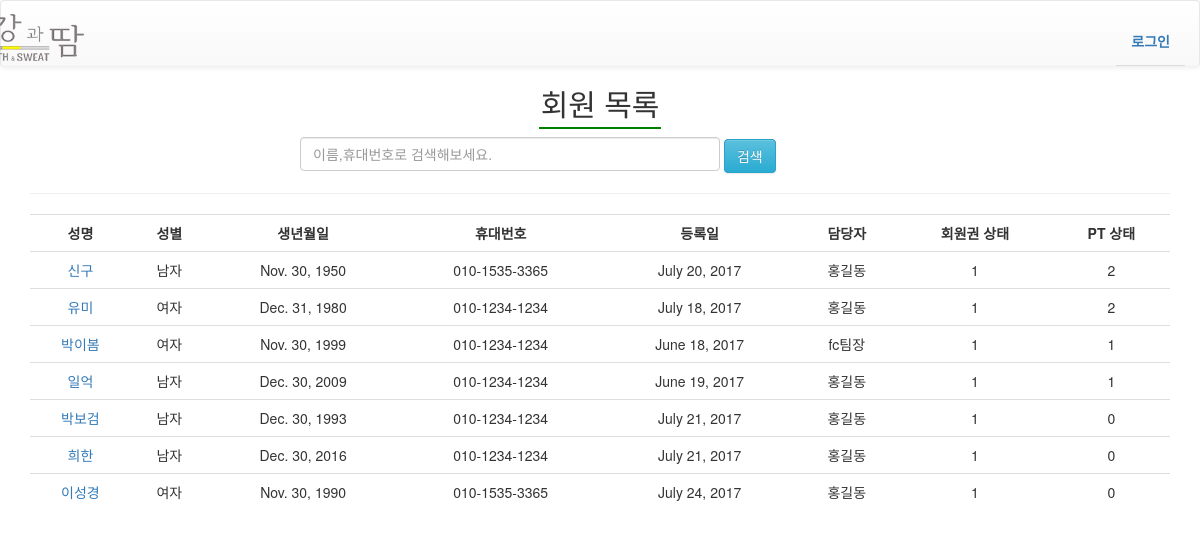
Page /member_list/member_search/ on the earlier database version.
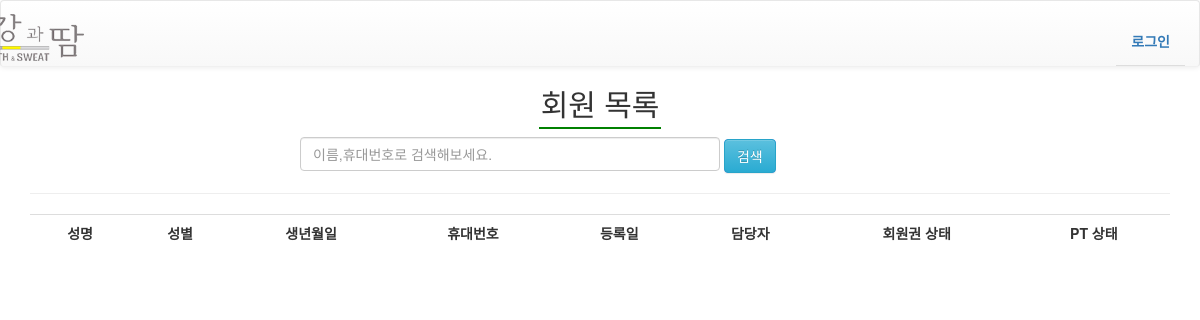
Same page on the later database version.
### staff/models.py (models this page shows, shortened)
class Member(models.Model):
    SEX_CHOICES = (
        ('M','남자'),
        ('F','여자'),
    )
    STATUS_CHOICES = (
        ('new','신규'),
        ('re','재등록'),
        )
    division = models.CharField(max_length=12, default="new", verbose_name='회원구분')
    name = models.CharField(max_length=24, verbose_name='성명')
    birth = models.DateField(null=True,help_text='Ex) 1980-06-30',verbose_name='생년월일')
    phone_regex = RegexValidator(regex=r'^\d{2,3}-\d{3,4}-\d{4}$', message="휴대폰 양식으로 써주세요.")
    phone_num = models.CharField(validators=[phone_regex], max_length=32, null=True, help_text='Ex) 010-1234-1234',verbose_name='휴대번호')
    address = models.CharField(max_length=64,blank=True, null=True,verbose_name='주소')
    sex = models.CharField(max_length=12, verbose_name='성별',null=True)
    registered_date = models.DateField(blank=True, default=timezone.now, verbose_name='등록일')
    start_date = models.DateField(default=timezone.now, blank=True, verbose_name='시작일')
    end_date = models.DateField(blank=True, verbose_name='회원권종료일')
    staff = models.ForeignKey(settings.AUTH_USER_MODEL, null=True, related_name='members', on_delete=models.SET_NULL)
    type_choice = models.CharField(max_length=12,default='피트니스',verbose_name='종류선택')
    rating = models.CharField(max_length=12, default='Bronze',verbose_name='등급')
    period_fitness = models.CharField(max_length=12,null=True, blank=True,verbose_name='피트니스기간', help_text='피트니스를 선택하신분만 선택해주세요.')
    period_pilates = models.CharField(max_length=12, null=True, blank=True,verbose_name='필라테스기간', help_text='필라테스를 선택하신분만 선택해주세요.')
    period_both = models.CharField(max_length=12, null=True, blank=True, verbose_name="피트니스+필라테스기간")
    locker=models.CharField(max_length=12,blank=True,null=True,verbose_name='추가사항', help_text='락카를 쓰실 분만 선택해주세요. 헬스락카는 H, 골프락카는 G')
    period_locker=models.IntegerField(null=True,blank=True, verbose_name='락카개월수', help_text='락카를 쓰실 분만 입력해주세요. 락카를 사용할 개월수를 적어주세요.')
    cautions = models.CharField(max_length=128,blank=True,verbose_name='병력및주의사항')
    exercise_time = models.CharField(max_length=12, blank=True,verbose_name='운동시간대')
    visit_path = models.CharField(max_length=12, blank=True,verbose_name='방문경로')
    membership_amount = models.DecimalField(max_digits=10,decimal_places=0, default=0 ,verbose_name='회원권 금액')
    locker_amount = models.DecimalField(max_digits=10,decimal_places=0, default=0 ,verbose_name='락카 금액')
    payment_amount = models.DecimalField(max_digits=10,decimal_places=0, default=0 ,verbose_name='결제금액')
    payment_method = models.CharField(max_length=12,default='카드',verbose_name='결제방식')
    note = models.TextField(blank=True, null=True, verbose_name='비고란')
    SESSION_CHOICES = (
        ('10세션/60일','10세션/60일'),
        ('20세션/90일','20세션/90일'),
    )
    Trainer = models.ForeignKey(settings.AUTH_USER_MODEL, null=True, blank=True, related_name='PT_members', on_delete=models.SET_NULL)
    registered_session = models.IntegerField(null=True, blank=True,verbose_name='등록세션')
    PT_payment_amount = models.DecimalField(max_digits=10, decimal_places=0, null=True, blank=True, default=0,verbose_name='PT결제금액')
    PT_payment_method = models.CharField(max_length=12, null=True, blank=True ,verbose_name='PT결제방식')
    unitprice = models.DecimalField(max_digits=10, decimal_places=0, blank=True, null=True, verbose_name='1회세션단가')
    period_PT = models.CharField(max_length=12,blank=True, null=True,verbose_name='강습기간')
    PT_registered_date = models.DateField(null=True, blank=True, verbose_name='PT등록일')
    OT_used_session = models.IntegerField(blank=True, null=True, default=0, verbose_name='OT 횟수')
    used_session = models.IntegerField(blank=True, null=True, default=0, verbose_name='사용한 세션')
    re_registered = models.BooleanField(blank=True, default=False, verbose_name='PT재등록 여부')
    Membership_status = models.IntegerField(blank=True, null=True, default=1)#1이면 활성, 0면 비활성(만료). 환불시 2
    PT_status = models.IntegerField(blank=True, null=True, default=0)#1이면 활성, 0면 비활성(만료). 환불시 2

### authentication/models.py (models this page shows)
class User(AbstractUser):
    sex = models.CharField(max_length=12, verbose_name='성별',null=True)
    birth = models.DateField(null=True, blank=True)
    phone_num = models.CharField(max_length=32, null=True, help_text='Ex) 010-1234-1234',verbose_name='휴대번호')
    teamleader = models.BooleanField(blank=True, default=False, verbose_name='팀장 여부')
    basic_salary = models.DecimalField(max_digits=10, decimal_places=0, default=0 ,verbose_name='기본급')
    pilates_GX = models.CharField(max_length=32, blank=True, null=True, help_text='필라테스 gx정책',verbose_name='필라테스 GX정책')
    pilates_PT = models.CharField(max_length=32, blank=True, null=True, help_text='필라테스 PT정책',verbose_name='필라테스 PT정책')

### fitness/views.py (the view)
# urls.py: url(r'^member_list/member_search/$', views.member_search, name='member_search'),
def member_search(request):
    keyword = request.GET.get('q','') #검색 키워드
    condition=(Q(name__icontains=keyword) | Q(phone_num__icontains=keyword))
    search_member = Member.objects.filter(condition)#검색 조건 이름, 휴대번호
    context= {
        'search_member' : search_member,
        'q' : keyword,
    }
    return render(request, 'member_search.html', context)

### static/templates/member_search.html
{% extends "navbar.html" %}
{% load crispy_forms_tags %}
{% block content %}
<h2 class="text-center"><span class="header">회원 목록</span></h2>
<div class="container">
    <div id="search" style="margin:0 auto;">
        <form id="search" method="GET" action="{% url 'member_search' %}">
            <input type="text" class="form-control search_web" placeholder="이름,휴대번호로 검색해보세요." name='q' value="{{ q }}" style="display:inline-block; width:70%">
            <button type="submit" class="btn btn-info" value="검색" >검색</button>
        </form>
    </div>
    <hr/>
    <table class="table text-center">
        <tr>
            <th>성명</th>
            <th>성별</th>
            <th>생년월일</th>
            <th>휴대번호</th>
            <th>등록일</th>
            <th>담당자</th>
            <th>회원권 상태</th>
            <th>PT 상태</th>
        </tr>
        {% for m in search_member %}
        <tr>
            <td><a href="{% url "member_detail" m.id %}">{{ m.name}}</a></td>
            <td>{{ m.sex}}</td>
            <td>{{ m.birth}}</td>
            <td>{{ m.phone_num }}</td>
            <td>{{ m.start_date}}</td>
            <td>{{ m.staff }}</td>
            <td>{{ m.Membership_status }}</td>
            <td>{{ m.PT_status }}</td>
        </tr>
        {% endfor %}
    </table>
</div>
{% endblock %}

Differences in the rows shown:
removed Member: name "신구", sex "남자", birth "Nov. 30, 1950", phone_num "010-1535-3365", start_date "July 20, 2017", staff "홍길동", Membership_status "1", PT_status "2"
removed Member: name "유미", sex "여자", birth "Dec. 31, 1980", phone_num "010-1234-1234", start_date "July 18, 2017", staff "홍길동", Membership_status "1", PT_status "2"
removed Member: name "박이봄", sex "여자", birth "Nov. 30, 1999", phone_num "010-1234-1234", start_date "June 18, 2017", staff "fc팀장", Membership_status "1", PT_status "1"
removed Member: name "일억", sex "남자", birth "Dec. 30, 2009", phone_num "010-1234-1234", start_date "June 19, 2017", staff "홍길동", Membership_status "1", PT_status "1"
removed Member: name "박보검", sex "남자", birth "Dec. 30, 1993", phone_num "010-1234-1234", start_date "July 21, 2017", staff "홍길동", Membership_status "1", PT_status "0"
removed Member: name "희한", sex "남자", birth "Dec. 30, 2016", phone_num "010-1234-1234", start_date "July 21, 2017", staff "홍길동", Membership_status "1", PT_status "0"
removed Member: name "이성경", sex "여자", birth "Nov. 30, 1990", phone_num "010-1535-3365", start_date "July 24, 2017", staff "홍길동", Membership_status "1", PT_status "0"
